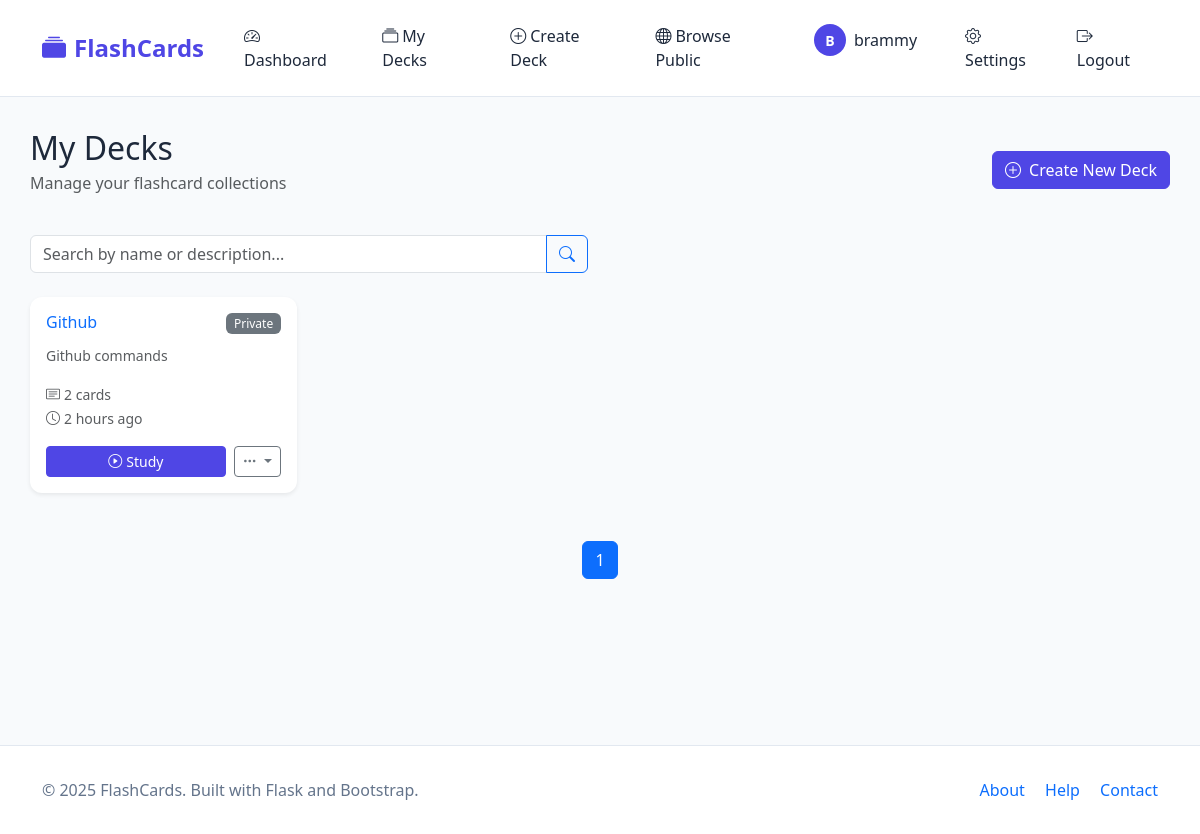
Before: /decks/ (signed in) with the older database file.
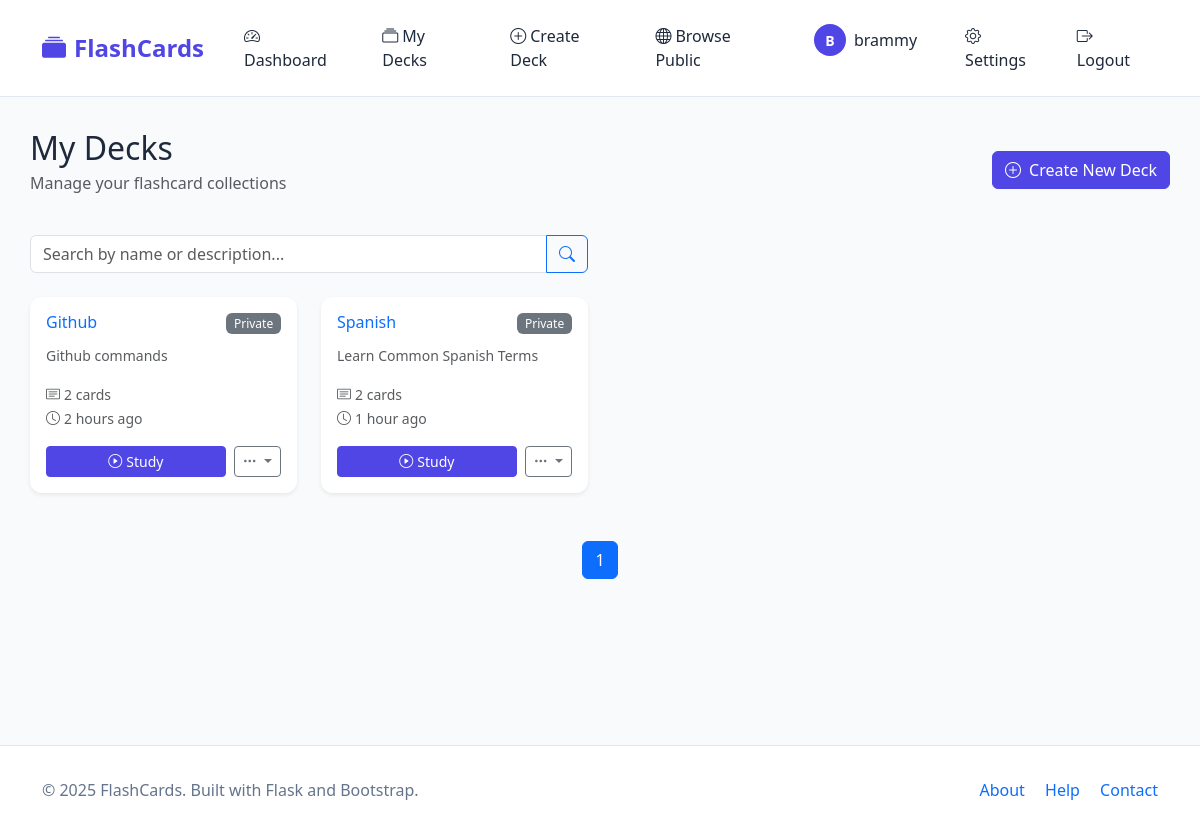
After: the same page with the newer database file.
### app/models/user.py (models this page shows, shortened)
class User(UserMixin, BaseModel):
    __tablename__ = 'users'
    username = db.Column(db.String(80), unique=True, nullable=False)
    email = db.Column(db.String(120), unique=True, nullable=False)
    password_hash = db.Column(db.String(255), nullable=False)
    is_active = db.Column(db.Boolean, default=True, nullable=False)
    decks = db.relationship('Deck', backref='owner', lazy=True, cascade='all, delete-orphan')

### app/models/deck.py (models this page shows, shortened)
class Deck(BaseModel):
    __tablename__ = 'decks'
    name = db.Column(db.String(100), nullable=False)
    description = db.Column(db.Text)
    is_public = db.Column(db.Boolean, default=False, nullable=False)
    user_id = db.Column(db.Integer, db.ForeignKey('users.id'), nullable=False)
    flashcards = db.relationship('Flashcard', backref='deck', lazy=True, cascade='all, delete-orphan')
    def get_card_count(self):
        return len(self.flashcards)
    def can_be_studied(self):
        return self.get_card_count() > 0

### app/views/decks.py (the view)
@decks_bp.route('/')
@login_required
def index():
    page = request.args.get('page', 1, type=int)
    search_form = DeckSearchForm()
    query = request.args.get('query', '')
    if query:
        decks = DeckService.search_decks(
            query=query,
            user_id=current_user.id,
            include_public=True
        )
        pagination = None
    else:
        pagination = DeckService.get_user_decks(
            user_id=current_user.id,
            page=page,
            per_page=Config.DECKS_PER_PAGE
        )
        decks = pagination.items
    return render_template(
        'decks/index.html',
        title='My Decks',
        decks=decks,
        pagination=pagination,
        search_form=search_form,
        query=query
    )

### app/forms/deck_forms.py
class DeckSearchForm(BaseForm):
    query = StringField(
        'Search Decks',
        validators=[Length(max=100)],
        render_kw={
            'placeholder': 'Search by name or description...',
            'class': 'form-control'
        }
    )
    include_public = BooleanField(
        'Include public decks',
        default=True,
        render_kw={'class': 'form-check-input'}
    )
    submit = SubmitField(
        'Search',
        render_kw={'class': 'btn btn-outline-primary'}
    )

### app/__init__.py (called while the page is built)
def create_app(config_name=None):
    if config_name is None:
        config_name = os.environ.get('FLASK_ENV', 'development')
    app = Flask(__name__)
    app.config.from_object(config[config_name])
    db.init_app(app)
    migrate.init_app(app)
    login_manager.init_app(app)
    csrf.init_app(app)  # Add this line
    register_routes(app)
    register_template_helpers(app)
    @login_manager.user_loader
    def load_user(user_id):
        from app.models import User
        return User.query.get(int(user_id))
    with app.app_context():
        db.create_all()
    return app

### app/services/base_service.py (called while the page is built)
    @classmethod
    def get_paginated(cls, page=1, per_page=20, **filters):
        query = cls.model.query
        for key, value in filters.items():
            if hasattr(cls.model, key) and value is not None:
                query = query.filter(getattr(cls.model, key) == value)
        return query.paginate(
            page=page,
            per_page=per_page,
            error_out=False
        )

### app/services/deck_service.py (called while the page is built)
    @classmethod
    def get_user_decks(cls, user_id, page=1, per_page=12):
        return cls.get_paginated(page=page, per_page=per_page, user_id=user_id)

### app/utils/helpers.py (called while the page is built)
def time_ago(dt):
    if not dt:
        return 'Unknown'
    now = datetime.utcnow()
    diff = now - dt
    days = diff.days
    seconds = diff.seconds
    if days > 365:
        years = days // 365
        return f"{years} year{'s' if years > 1 else ''} ago"
    elif days > 30:
        months = days // 30
        return f"{months} month{'s' if months > 1 else ''} ago"
    elif days > 0:
        return f"{days} day{'s' if days > 1 else ''} ago"
    elif seconds > 3600:
        hours = seconds // 3600
        return f"{hours} hour{'s' if hours > 1 else ''} ago"
    elif seconds > 60:
        minutes = seconds // 60
        return f"{minutes} minute{'s' if minutes > 1 else ''} ago"
    else:
        return "Just now"

### app/templates/decks/index.html (shortened to what this page needs)
{% extends "base.html" %}
{% block content %}
<div class="row mb-4">
    <div class="col-12">
        <div class="d-flex justify-content-between align-items-center">
            <div>
                <h1 class="h2 mb-1">My Decks</h1>
                <p class="text-muted">Manage your flashcard collections</p>
            </div>
            <div>
                <a href="{{ url_for('decks.create') }}" class="btn btn-primary">
                    <i class="bi bi-plus-circle me-2"></i>Create New Deck
                </a>
            </div>
        </div>
    </div>
</div>
<div class="row mb-4">
    <div class="col-md-6">
        <form method="GET" class="d-flex">
            <div class="input-group">
                {{ search_form.query(class="form-control", value=query) }}
                <button class="btn btn-outline-primary" type="submit">
                    <i class="bi bi-search"></i>
                </button>
            </div>
        </form>
    </div>
</div>
{% if decks %}
<div class="row">
    {% for deck in decks %}
    <div class="col-md-4 col-lg-3 mb-4">
        <div class="card h-100 border-0 shadow-sm">
            <div class="card-body d-flex flex-column">
                <div class="d-flex justify-content-between align-items-start mb-2">
                    <h6 class="card-title mb-1">
                        <a href="{{ url_for('decks.view', id=deck.id) }}" class="text-decoration-none">
                            {{ deck.name }}
                        </a>
                    </h6>
                    {% if deck.is_public %}
                        <span class="badge bg-success">Public</span>
                    {% else %}
                        <span class="badge bg-secondary">Private</span>
                    {% endif %}
                </div>
                <p class="card-text text-muted small flex-grow-1">
                    {% if deck.description %}
                        {{ deck.description[:80] }}{% if deck.description|length > 80 %}...{% endif %}
                    {% else %}
                        No description
                    {% endif %}
                </p>
                <div class="mb-3">
                    <small class="text-muted">
                        <i class="bi bi-card-text me-1"></i>{{ deck.get_card_count() }} {{ deck.get_card_count()|pluralize('card', 'cards') }}
                    </small>
                    <br>
                    <small class="text-muted">
                        <i class="bi bi-clock me-1"></i>{{ deck.created_at|timeago }}
                    </small>
                </div>
                <div class="d-flex gap-2 mt-auto">
                    {% if deck.can_be_studied() %}
                    <a href="{{ url_for('study.start', deck_id=deck.id) }}" class="btn btn-primary btn-sm flex-fill">
                        <i class="bi bi-play-circle me-1"></i>Study
                    </a>
                    {% else %}
                    <span class="btn btn-outline-secondary btn-sm flex-fill disabled">
                        <i class="bi bi-plus me-1"></i>Add Cards
                    </span>
                    {% endif %}
                    <div class="btn-group">
                        <button type="button" class="btn btn-outline-secondary btn-sm dropdown-toggle" data-bs-toggle="dropdown">
                            <i class="bi bi-three-dots"></i>
                        </button>
                    </div>
                </div>
            </div>
        </div>
    </div>
    {% endfor %}
</div>
{% if pagination %}
<div class="row mt-4">
    <div class="col-12">
        <nav aria-label="Decks pagination">
            <ul class="pagination justify-content-center">
                {% for page_num in pagination.iter_pages() %}
                    {% if page_num %}
                        {% if page_num != pagination.page %}
                            <li class="page-item">
                                <a class="page-link" href="{{ url_for('decks.index', page=page_num) }}">{{ page_num }}</a>
                            </li>
                        {% else %}
                            <li class="page-item active">
                                <span class="page-link">{{ page_num }}</span>
                            </li>
                        {% endif %}
                    {% else %}
                        <li class="page-item disabled">
                            <span class="page-link">…</span>
                        </li>
                    {% endif %}
                {% endfor %}
            </ul>
        </nav>
    </div>
</div>
{% endif %}
{% endif %}
{% endblock %}

### app/templates/base.html (shortened to what this page needs)
<!DOCTYPE html>
<html lang="en">
<head>
    <link href="https://cdn.jsdelivr.net/npm/bootstrap@5.3.0/dist/css/bootstrap.min.css" rel="stylesheet">
    <link rel="stylesheet" href="https://cdn.jsdelivr.net/npm/bootstrap-icons@1.10.0/font/bootstrap-icons.css">
    <link rel="stylesheet" href="{{ url_for('static', filename='css/base.css') }}">
</head>
<body>
    <nav class="navbar navbar-expand-lg navbar-light">
        <div class="container">
            <a class="navbar-brand" href="{{ url_for('main.index') }}">
                <i class="bi bi-collection-fill me-2"></i>FlashCards
            </a>
            <div class="collapse navbar-collapse" id="navbarNav">
                <ul class="navbar-nav me-auto">
                    {% if current_user.is_authenticated %}
                        <li class="nav-item">
                            <a class="nav-link" href="{{ url_for('main.dashboard') }}">
                                <i class="bi bi-speedometer2 me-1"></i>Dashboard
                            </a>
                        </li>
                        <li class="nav-item">
                            <a class="nav-link" href="{{ url_for('decks.index') }}">
                                <i class="bi bi-collection me-1"></i>My Decks
                            </a>
                        </li>
                        <li class="nav-item">
                            <a class="nav-link" href="{{ url_for('decks.create') }}">
                                <i class="bi bi-plus-circle me-1"></i>Create Deck
                            </a>
                        </li>
                        <li class="nav-item">
                            <a class="nav-link" href="{{ url_for('decks.public') }}">
                                <i class="bi bi-globe me-1"></i>Browse Public
                            </a>
                        </li>
                    {% endif %}
                </ul>
                <ul class="navbar-nav">
                    {% if current_user.is_authenticated %}
                        <li class="nav-item">
                            <a class="nav-link" href="{{ url_for('auth.profile') }}">
                                <div class="user-profile">
                                    <div class="user-avatar">{{ current_user.username[0].upper() }}</div>
                                    <span>{{ current_user.username }}</span>
                                </div>
                            </a>
                        </li>
                        <li class="nav-item">
                            <a class="nav-link" href="{{ url_for('auth.account') }}">
                                <i class="bi bi-gear me-1"></i>Settings
                            </a>
                        </li>
                        <li class="nav-item">
                            <a class="nav-link" href="{{ url_for('auth.logout') }}">
                                <i class="bi bi-box-arrow-right me-1"></i>Logout
                            </a>
                        </li>
                    {% endif %}
                </ul>
            </div>
        </div>
    </nav>
    <div class="container main-content">
        {% block content %}{% endblock %}
    </div>
    <footer class="footer">
        <div class="container">
            <div class="row">
                <div class="col-md-6">
                    <p class="mb-0">&copy; 2025 FlashCards. Built with Flask and Bootstrap.</p>
                </div>
                <div class="col-md-6 text-md-end">
                    <a href="{{ url_for('main.about') }}" class="text-decoration-none me-3">About</a>
                    <a href="{{ url_for('main.help') }}" class="text-decoration-none me-3">Help</a>
                    <a href="#" class="text-decoration-none">Contact</a>
                </div>
            </div>
        </div>
    </footer>
</body>
</html>

### app/templates/base.html (style rules this page uses)
:root { --primary-color: #4f46e5; --primary-hover: #4338ca; --secondary-color: #f8fafc; --text-color: #1e293b; --border-color: #e2e8f0; }
body { font-family: 'Segoe UI', Tahoma, Geneva, Verdana, sans-serif; background-color: var(--secondary-color); color: var(--text-color); }
.navbar-brand { font-weight: 700; font-size: 1.5rem; color: var(--primary-color) !important; }
.navbar { background-color: white !important; border-bottom: 1px solid var(--border-color); padding: 1rem 0; }
.nav-link { color: var(--text-color) !important; font-weight: 500; margin: 0 0.5rem; padding: 0.5rem 1rem !important; border-radius: 0.5rem; transition: all 0.3s ease; }
.btn-primary { background-color: var(--primary-color); border-color: var(--primary-color); }
.card { border: none; box-shadow: 0 1px 3px rgba(0, 0, 0, 0.1); border-radius: 0.75rem; }
.main-content { min-height: calc(100vh - 200px); padding: 2rem 0; }
.badge { font-weight: 500; }
.footer { background-color: white; border-top: 1px solid var(--border-color); padding: 2rem 0; margin-top: 3rem; color: #64748b; }
.user-profile { display: flex; align-items: center; gap: 0.5rem; }
.user-avatar { width: 32px; height: 32px; background-color: var(--primary-color); border-radius: 50%; display: flex; align-items: center; justify-content: center; color: white; font-weight: 600; font-size: 0.875rem; }

Changed rows visible on the page:
added Deck: name "Spanish", is_public "Private", description "Learn Common Spanish Terms", get_card_count "2", created_at "1 hour ago"
